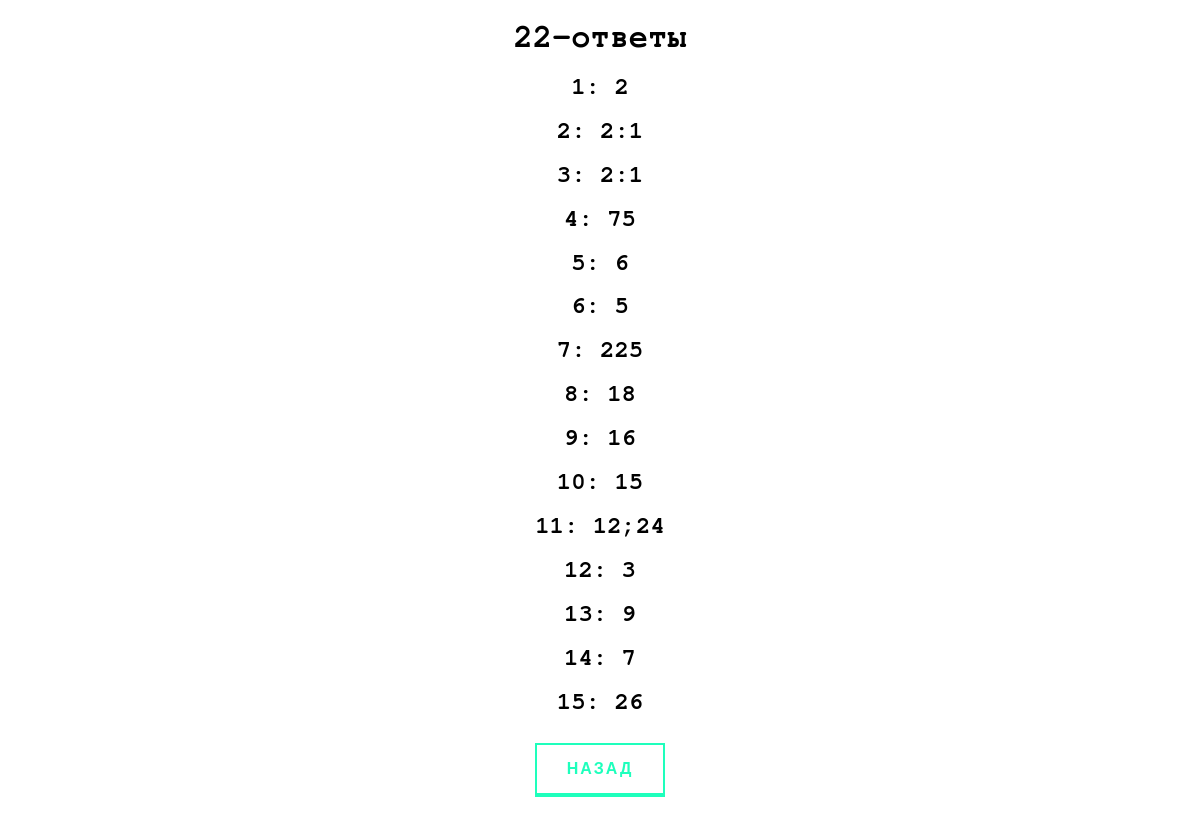
/22/answers, run on the app's committed database.
### tables this page shows
CREATE TABLE "22" (
	`ID`	INTEGER NOT NULL PRIMARY KEY AUTOINCREMENT UNIQUE,
	`task`	TEXT NOT NULL,
	`answer`	TEXT NOT NULL
);

### main.py (the view)
@app.route('/22/answers')
def second_ans():
    con = sqlite3.connect("tasks.db")
    cur = con.cursor()
    string = """SELECT * FROM '22'"""
    res = cur.execute(string).fetchall()
    result = [elem[2] for elem in res]
    answer_1, answer_2, answer_3, answer_4, answer_5, answer_6, answer_7, answer_8, answer_9, answer_10, answer_11, \
        answer_12, answer_13, answer_14, answer_15 = result
    con.close()
    return render_template('22_ans.html', link=url_for('static', filename='css/style.css'), ans_1=answer_1,
                           ans_2=answer_2, ans_3=answer_3, ans_4=answer_4, ans_5=answer_5, ans_6=answer_6,
                           ans_7=answer_7, ans_8=answer_8, ans_9=answer_9, ans_10=answer_10, ans_11=answer_11,
                           ans_12=answer_12, ans_13=answer_13, ans_14=answer_14, ans_15=answer_15)

### templates/22_ans.html (shortened to what this page needs)
<!doctype html>
<html lang="en">
<head>
    <link rel="stylesheet" type="text/css" href={{link}} />
</head>
<body>
<h1>22-ответы</h1>
<h2>1: {{ans_1}}</h2>
<h2>2: {{ans_2}}</h2>
<h2>3: {{ans_3}}</h2>
<h2>4: {{ans_4}}</h2>
<h2>5: {{ans_5}}</h2>
<h2>6: {{ans_6}}</h2>
<h2>7: {{ans_7}}</h2>
<h2>8: {{ans_8}}</h2>
<h2>9: {{ans_9}}</h2>
<h2>10: {{ans_10}}</h2>
<h2>11: {{ans_11}}</h2>
<h2>12: {{ans_12}}</h2>
<h2>13: {{ans_13}}</h2>
<h2>14: {{ans_14}}</h2>
<h2>15: {{ans_15}}</h2>
<p>
    <a href="/22">Назад</a>
</p>
</body>
</html>

### static/css/style.css (style rules this page uses)
h1 { font-family: 'FreeMono', sans-serif; text-align: center; font-weight: bold }
h2 { font-family: 'FreeMono', sans-serif; text-align: center; }
p { text-align: center }
body { background: url(https://html5book.ru/wp-content/uploads/2015/10/background54.png) }
a { text-decoration: none; outline: none; display: inline-block; margin: 10px 20px; padding: 15px 30px; overflow: hidden; border: 2px solid; border-bottom-width: 4px; font-family: 'Montserrat', sans-serif; text-transform: uppercase; font-weight: bold; letter-spacing: 2px; color: rgba(30,255,188,1); background: rgba(255,255,255,1); transition: color .3s, background .5s; }

### data on the page
22: answer "2:1"
22: answer "2:1"
22: answer "75"
22: answer "225"
22: answer "18"
22: answer "16"
22: answer "15"
22: answer "12;24"
22: answer "26"

### other printed values
{{ ans_1 }} "2"
{{ ans_5 }} "6"
{{ ans_6 }} "5"
{{ ans_12 }} "3"
{{ ans_13 }} "9"
{{ ans_14 }} "7"
